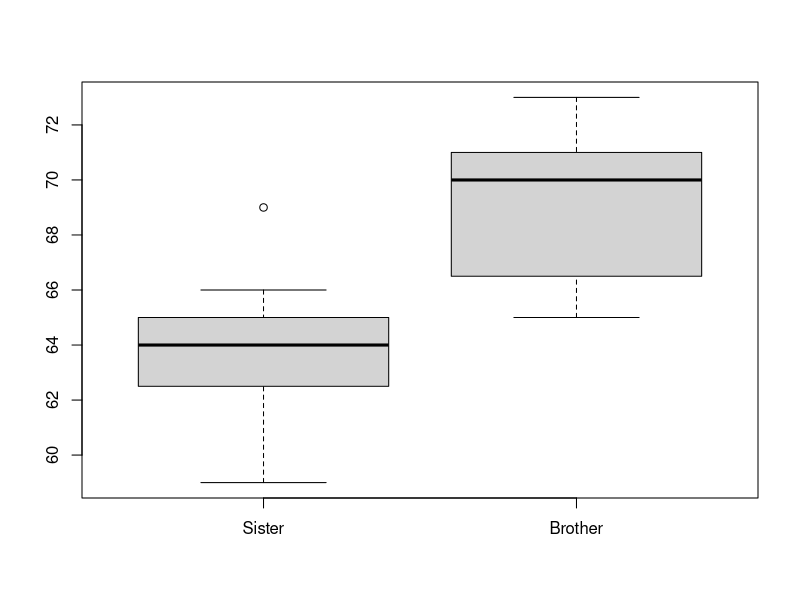

Source code (R):
## ---- chunk 1
setwd("~/Documents/donnees_eco/Labo4")

hauteurs <- read.table("Hauteur.txt", header =TRUE)

# Les données sont ensuite analysés pour déterminer les tests appropriés
str(hauteurs)
head(hauteurs)

# Nous pouvons visualiser la variance des frères et soeurs des échantillons avec un boxplot
boxplot(hauteurs[c("Sister", "Brother")])
## ---- chunk 2
t.test(hauteurs[ "Sister" ], hauteurs["Brother"])

# On teste ensuite les résidus, pour s'assurer de l'applicabilité du test
## ---- chunk 3
set.seed(123)
sample(seq(1, 25, 1), size=8)
## ---- chunk 4

# Matrice avec noms de colonnes
id <- c(15, 14, 5, 11, 18, 9, 25, 20)
essence <- c(106, 108, 115, 182, 120, 36, 64, 93)
verte <- c(7, 10, 15, 15, 12, 5, 0, 15)
sample_mtx <- matrix(c(id, essence, verte), nrow = 8, byrow = FALSE)

colnames(sample_mtx) <- c("parking_id", "gas_cars", "green_cars")

